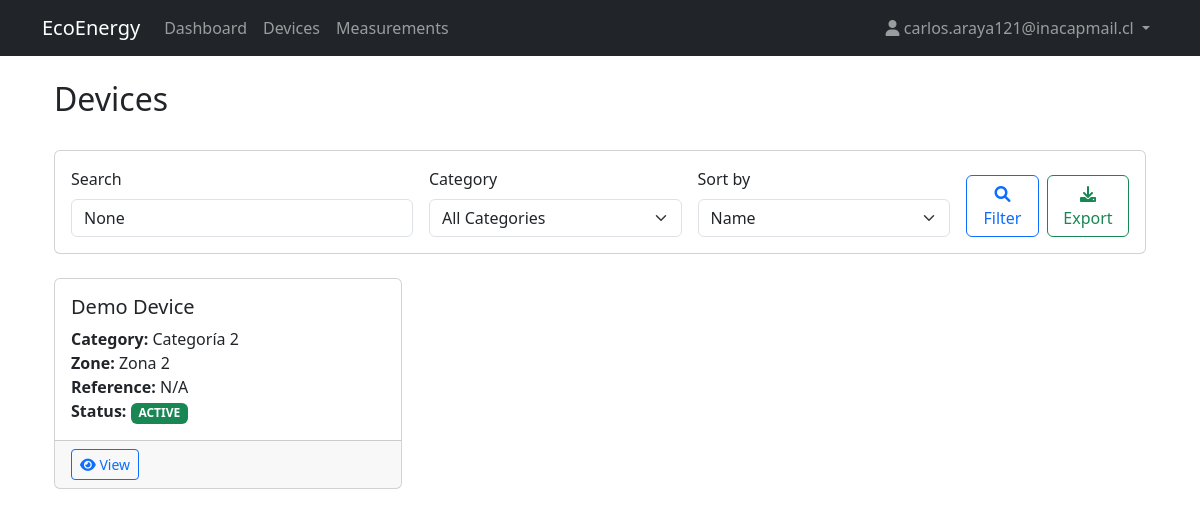
/devices/ (signed in), run on the app's committed database.
### dispositivos/models.py (models this page shows, shortened)
class BaseModel(models.Model):
    status = models.CharField(max_length=10, choices=STATUS, default="ACTIVE")
    created_at = models.DateTimeField(auto_now_add=True)   # fecha creación
    updated_at = models.DateTimeField(auto_now=True)       # última actualización
    deleted_at = models.DateTimeField(null=True, blank=True)  # borrado lógico
    objects = SoftDeleteManager()   # por defecto, solo activos
    all_objects = models.Manager()  # incluye eliminados
    class Meta:
        abstract = True
        ordering = ("-created_at",)

class Device(BaseModel):
    name = models.CharField(max_length=100)
    category = models.ForeignKey(Category, on_delete=models.CASCADE, related_name="devices")
    zone = models.ForeignKey(Zone, on_delete=models.CASCADE, related_name="devices")
    reference = models.CharField(max_length=100, blank=True)
    organization = models.ForeignKey(Organization, on_delete=models.CASCADE, null=True, blank=True)

class Category(BaseModel):
    name = models.CharField(max_length=100)
    description = models.TextField(blank=True)
    organization = models.ForeignKey(Organization, on_delete=models.CASCADE, null=True, blank=True)

class Zone(BaseModel):
    name = models.CharField(max_length=100)
    description = models.TextField(blank=True)
    organization = models.ForeignKey(Organization, on_delete=models.CASCADE, null=True, blank=True)

### dispositivos/views.py (the view, shortened to what this page needs)
# urls.py: path('devices/', views.device_list, name='device_list'),
@login_required
def device_list(request):
    try:
        organization = request.user.userprofile.organization
        if not hasattr(organization, 'pk'):
            organization = None
    except:
        organization = None
    category_filter = request.GET.get('category')
    search_query = request.GET.get('search')
    sort_by = request.GET.get('sort', 'name')
    if organization:
        devices = Device.objects.filter(organization=organization)
        if category_filter:
            devices = devices.filter(category__id=category_filter)
        devices = devices.order_by(sort_by)
        categories = Category.objects.filter(organization=organization)
    else:
        devices = Device.objects.none()
        categories = Category.objects.none()
    paginator = Paginator(devices, 10)  # Show 10 devices per page
    page_number = request.GET.get('page')
    page_obj = paginator.get_page(page_number)
    contexto = {
        'page_obj': page_obj,
        'categories': categories,
        'selected_category': category_filter,
        'search_query': search_query,
        'sort_by': sort_by,
    }
    return render(request, "device_list.html", contexto)

### dispositivos/models.py (called while the page is built)
    def get_queryset(self):
        return SoftDeleteQuerySet(self.model, using=self._db).filter(deleted_at__isnull=True)

### dispositivos/templates/device_list.html (shortened to what this page needs)
{% extends "base.html" %}
{% block content %}
<div class="container-fluid">
    <div class="d-flex justify-content-between align-items-center mb-4">
        <h2>Devices</h2>
    </div>
    <div class="card mb-4">
        <div class="card-body">
            <form method="get" class="row g-3">
                <div class="col-md-4">
                    <label for="search" class="form-label">Search</label>
                    <input type="text" class="form-control" id="search" name="search" value="{{ search_query }}" placeholder="Search devices...">
                </div>
                <div class="col-md-3">
                    <label for="category" class="form-label">Category</label>
                    <select class="form-select" id="category" name="category">
                        <option value="">All Categories</option>
                    </select>
                </div>
                <div class="col-md-3">
                    <label for="sort" class="form-label">Sort by</label>
                    <select class="form-select" id="sort" name="sort">
                        <option value="name" {% if sort_by == 'name' %}selected{% endif %}>Name</option>
                    </select>
                </div>
                <div class="col-md-2 d-flex align-items-end">
                    <button type="submit" class="btn btn-outline-primary me-2">
                        <i class="fas fa-search"></i> Filter
                    </button>
                    <a href="{% url 'export_devices' %}" class="btn btn-outline-success">
                        <i class="fas fa-download"></i> Export
                    </a>
                </div>
            </form>
        </div>
    </div>
    <div class="row">
        {% for device in page_obj %}
        <div class="col-md-6 col-lg-4 mb-4">
            <div class="card h-100">
                <div class="card-body">
                    <h5 class="card-title">{{ device.name }}</h5>
                    <p class="card-text">
                        <strong>Category:</strong> {{ device.category.name }}<br>
                        <strong>Zone:</strong> {{ device.zone.name }}<br>
                        <strong>Reference:</strong> {{ device.reference|default:"N/A" }}<br>
                        <strong>Status:</strong>
                        <span class="badge {% if device.status == 'ACTIVE' %}bg-success{% else %}bg-secondary{% endif %}">
                            {{ device.status }}
                        </span>
                    </p>
                </div>
                <div class="card-footer">
                    <a href="{% url 'device_detail' device.pk %}" class="btn btn-outline-primary btn-sm">
                        <i class="fas fa-eye"></i> View
                    </a>
                </div>
            </div>
        </div>
        {% empty %}
        <div class="col-12">
            <div class="alert alert-info" role="alert">
                <i class="fas fa-info-circle"></i> No devices found.
            </div>
        </div>
        {% endfor %}
    </div>
</div>
{% endblock %}

### dispositivos/templates/base.html (shortened to what this page needs)
<!DOCTYPE html>
<html lang="en">
<head>
    <link href="https://cdn.jsdelivr.net/npm/bootstrap@5.3.0/dist/css/bootstrap.min.css" rel="stylesheet">
    <link rel="stylesheet" href="https://cdnjs.cloudflare.com/ajax/libs/font-awesome/6.0.0/css/all.min.css">
</head>
<body>
    <nav class="navbar navbar-expand-lg navbar-dark bg-dark">
        <div class="container">
            <a class="navbar-brand" href="{% url 'dashboard' %}">EcoEnergy</a>
            <div class="collapse navbar-collapse" id="navbarNav">
                <ul class="navbar-nav me-auto">
                    <li class="nav-item">
                        <a class="nav-link" href="{% url 'dashboard' %}">Dashboard</a>
                    </li>
                    {% if user.groups.all.0.name == 'Admin' or user.groups.all.0.name == 'Manager' %}
                    <li class="nav-item dropdown">
                        <a class="nav-link dropdown-toggle" href="#" id="devicesDropdown" role="button" data-bs-toggle="dropdown" aria-expanded="false">
                            Devices
                        </a>
                        <ul class="dropdown-menu" aria-labelledby="devicesDropdown">
                            <li><a class="dropdown-item" href="{% url 'device_list' %}">View Devices</a></li>
                            <li><a class="dropdown-item" href="{% url 'device_create' %}">Create Device</a></li>
                        </ul>
                    </li>
                    {% else %}
                    <li class="nav-item">
                        <a class="nav-link" href="{% url 'device_list' %}">Devices</a>
                    </li>
                    {% endif %}
                    {% if user.groups.all.0.name == 'Admin' or user.groups.all.0.name == 'Manager' %}
                    <li class="nav-item dropdown">
                        <a class="nav-link dropdown-toggle" href="#" id="measurementsDropdown" role="button" data-bs-toggle="dropdown" aria-expanded="false">
                            Measurements
                        </a>
                        <ul class="dropdown-menu" aria-labelledby="measurementsDropdown">
                            <li><a class="dropdown-item" href="{% url 'measurement_list' %}">View Measurements</a></li>
                            <li><a class="dropdown-item" href="{% url 'measurement_create' %}">Create Measurement</a></li>
                        </ul>
                    </li>
                    {% else %}
                    <li class="nav-item">
                        <a class="nav-link" href="{% url 'measurement_list' %}">Measurements</a>
                    </li>
                    {% endif %}
                </ul>
                <ul class="navbar-nav">
                    {% if user.is_authenticated %}
                        <li class="nav-item dropdown">
                            <a class="nav-link dropdown-toggle" href="#" id="userDropdown" role="button" data-bs-toggle="dropdown" aria-expanded="false">
                                {% if user.userprofile.profile_image %}
                                    <img src="{{ user.userprofile.profile_image.url }}" alt="Profile" class="rounded-circle" style="width: 30px; height: 30px; object-fit: cover;">
                                {% else %}
                                    <i class="fas fa-user"></i>
                                {% endif %}
                                {{ user.get_full_name|default:user.username }}
                            </a>
                        </li>
                    {% endif %}
                </ul>
            </div>
        </div>
    </nav>
    <div class="container mt-4">
        {% block content %}{% endblock %}
    </div>
</body>
</html>

### data on the page
Device: name "Demo Device", category.name "Categoría 2", zone.name "Zona 2", reference "N/A", status "ACTIVE"

### other printed values
{{ user.get_full_name|default:user.username }} "carlos.araya121@inacapmail.cl"
